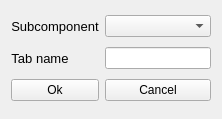
<?xml version="1.0" encoding="UTF-8"?>
<ui version="4.0">
 <class>Form</class>
 <widget class="QWidget" name="Form">
  <property name="geometry">
   <rect>
    <x>0</x>
    <y>0</y>
    <width>222</width>
    <height>119</height>
   </rect>
  </property>
  <property name="windowTitle">
   <string>Form</string>
  </property>
  <layout class="QGridLayout" name="gridLayout">
   <item row="0" column="0" colspan="2">
    <widget class="QLabel" name="labelSubcomp">
     <property name="font">
      <font>
       <pointsize>10</pointsize>
      </font>
     </property>
     <property name="text">
      <string>Subcomponent</string>
     </property>
     <property name="alignment">
      <set>Qt::AlignCenter</set>
     </property>
    </widget>
   </item>
   <item row="0" column="2">
    <widget class="QComboBox" name="comboSubcomp"/>
   </item>
   <item row="1" column="0">
    <widget class="QLabel" name="labelTabName">
     <property name="font">
      <font>
       <pointsize>10</pointsize>
      </font>
     </property>
     <property name="text">
      <string>Tab name</string>
     </property>
     <property name="alignment">
      <set>Qt::AlignCenter</set>
     </property>
    </widget>
   </item>
   <item row="1" column="2">
    <widget class="QLineEdit" name="lineTabName"/>
   </item>
   <item row="2" column="0" colspan="2">
    <widget class="QPushButton" name="pushOk">
     <property name="text">
      <string>Ok</string>
     </property>
    </widget>
   </item>
   <item row="2" column="2">
    <widget class="QPushButton" name="pushCancel">
     <property name="text">
      <string>Cancel</string>
     </property>
    </widget>
   </item>
  </layout>
 </widget>
 <resources/>
 <connections/>
</ui>
